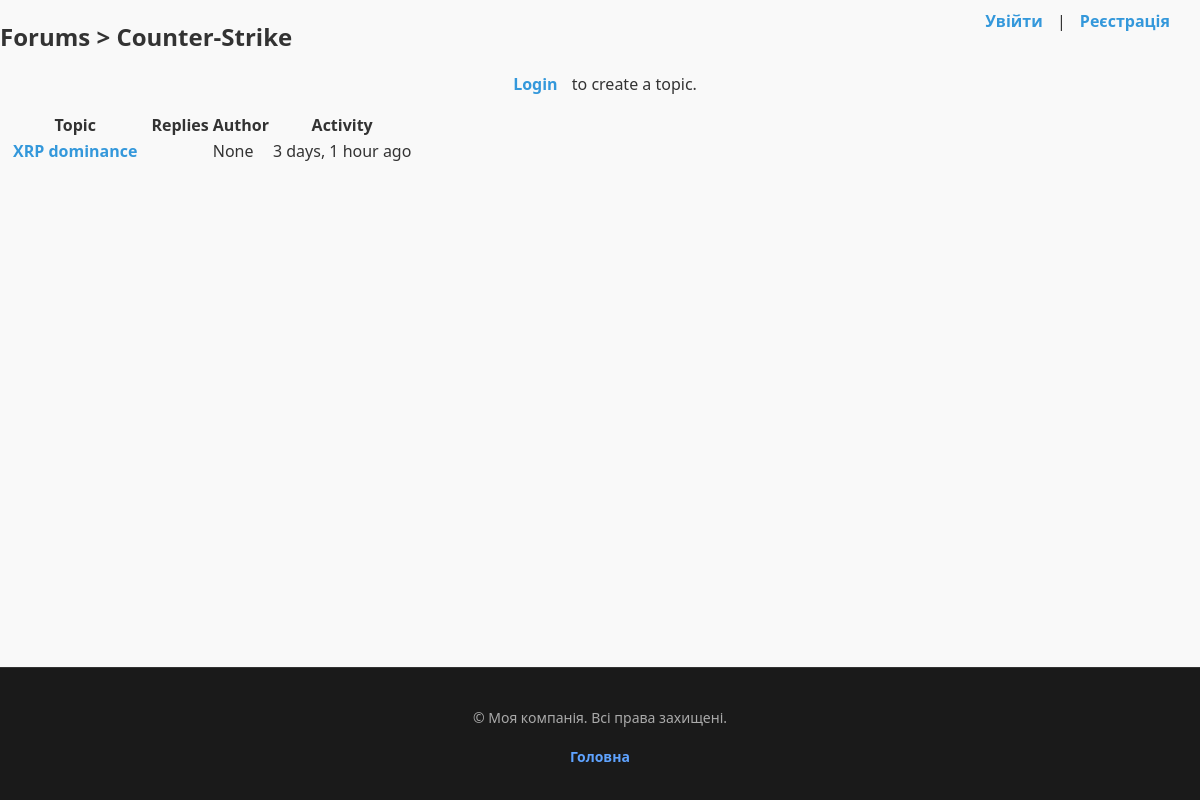
Page /explore/forum/ on the earlier database version.
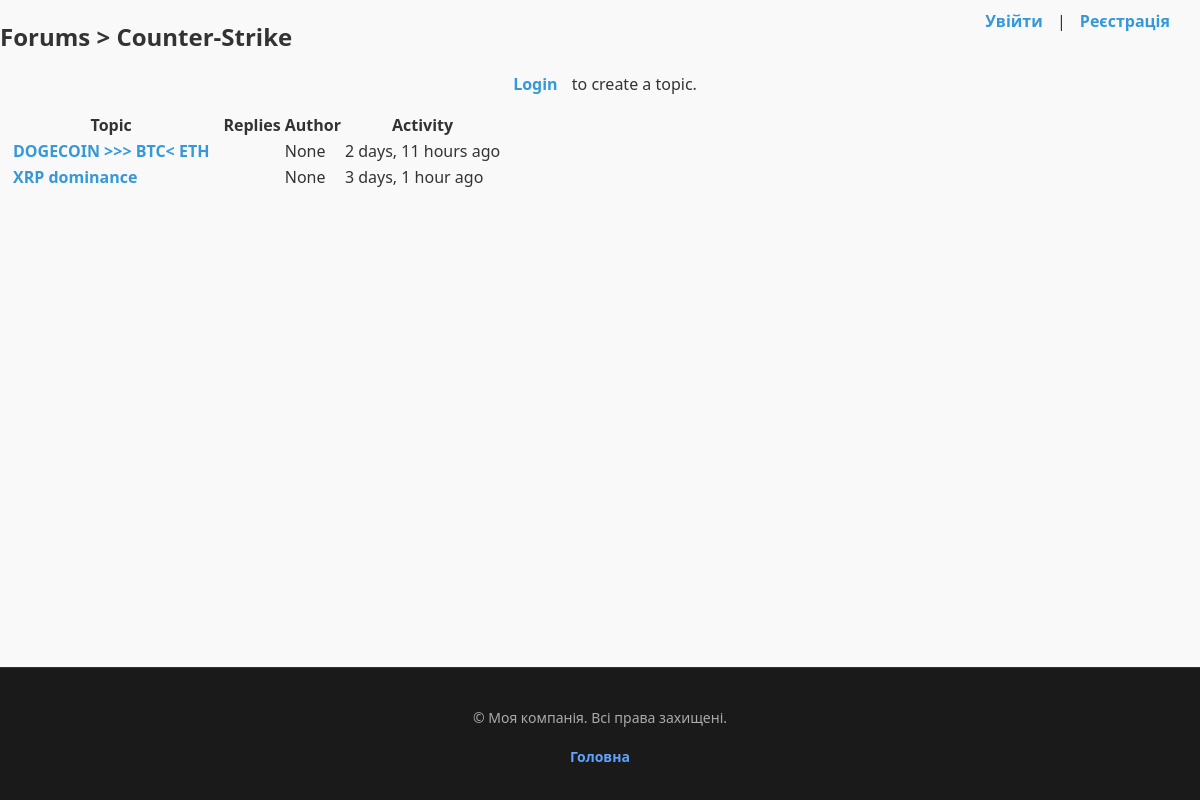
Same page on the later database version.
### explore/models.py (models this page shows, shortened)
class ForumTopic(models.Model):
    title = models.CharField(max_length=200)
    content = models.TextField()
    author = models.ForeignKey(settings.AUTH_USER_MODEL, on_delete=models.CASCADE)
    created_at = models.DateTimeField(default=timezone.now)

### explore/views.py (the view)
# urls.py: path('forum/', views.forum_topic_list, name='forum'),
def forum_topic_list(request):
    topics = ForumTopic.objects.order_by('-created_at')
    return render(request, 'forum/topic_list.html', {'topics': topics})

### explore/templates/forum/topic_list.html
{% extends 'base.html' %}
{% block content %}
  <h2><strong>Forums</strong> > Counter-Strike</h2>
  {% if user.is_authenticated %}
    <a href="{% url 'explore:create-forum-topic' %}" class="btn btn-primary" style="margin: 10px 0; display: inline-block;">➕ Create Topic</a>
  {% else %}
    <p><a href="{% url 'account:login' %}">Login</a> to create a topic.</p>
  {% endif %}
  {% if topics %}
    <table>
      <thead>
        <tr>
          <th>Topic</th>
          <th>Replies</th>
          <th>Author</th>
          <th>Activity</th>
        </tr>
      </thead>
      <tbody>
        {% for topic in topics %}
          <tr>
            <td><a href="{% url 'explore:forum-topic-detail' topic.pk %}">{{ topic.title }}</a></td>
            <td>{{ topic.comments.count }}</td>
            <td>{{ topic.author.username }}</td>
            <td>{{ topic.created_at|timesince }} ago</td>
          </tr>
        {% endfor %}
      </tbody>
    </table>
  {% else %}
    <p>No topics yet. Be the first to start a discussion!</p>
  {% endif %}
{% endblock %}

Differences in the rows shown:
added ForumTopic: title "DOGECOIN >>> BTC< ETH", author.username "None", created_at "2 days, 11 hours"
